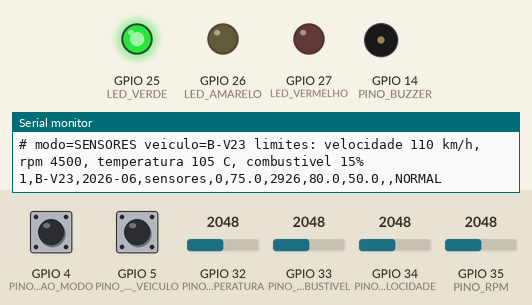
Bench run of a sketch on a simulated ESP32. Parts: output pins drawn as LEDs (lit = HIGH), buzzer (waves = sounding), the last lines printed to the serial monitor. Inputs (shaded band) come from the test bench; at power-on: GPIO 32 (PINO_TEMPERATURA) = 2048, GPIO 4 (PINO_BOTAO_MODO) HIGH, GPIO 33 (PINO_COMBUSTIVEL) = 2048, GPIO 5 (PINO_BOTAO_VEICULO) HIGH, GPIO 34 (PINO_VELOCIDADE) = 2048, GPIO 35 (PINO_RPM) = 2048.

Above: at 1.2 s.
1.3 s: GPIO 32 (PINO_TEMPERATURA) set to 3261
3.2 s: GPIO 32 (PINO_TEMPERATURA) set to 3389
At 4.8 s:
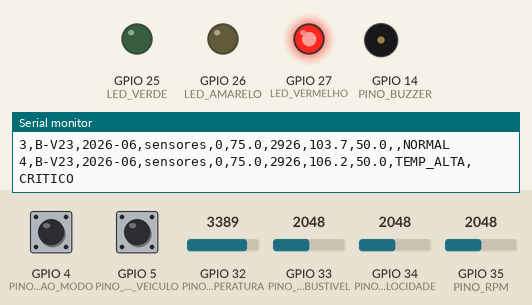
7.4 s: GPIO 4 (PINO_BOTAO_MODO) pulled LOW for 0.15 s
At 9.8 s:
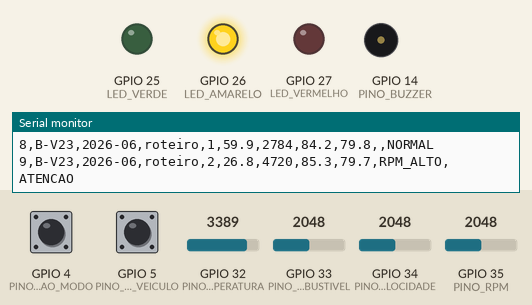
11.5 s: GPIO 4 (PINO_BOTAO_MODO) pulled LOW for 1 s
At 12.7 s:
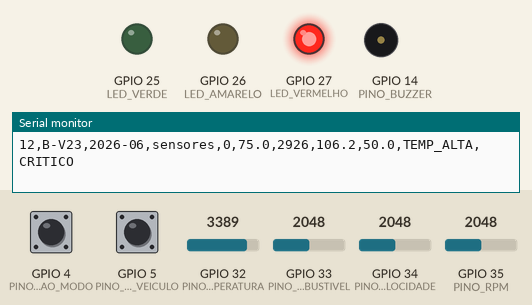
15.0 s: GPIO 33 (PINO_COMBUSTIVEL) set to 647
18.5 s: GPIO 33 (PINO_COMBUSTIVEL) set to 548
Timing chart, 0 to 23.0 s (numbered marks = the images above; inputs shaded):
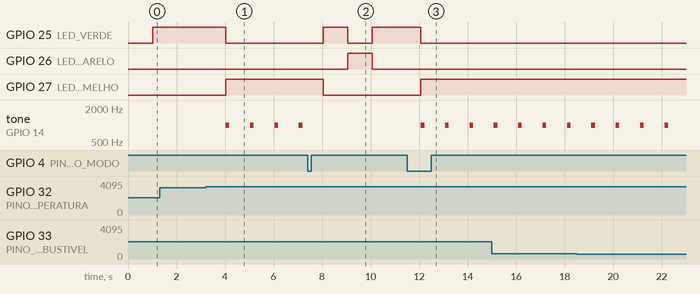

Measured:
- the behaviour switches between 3329 and 3330 on GPIO 32 (PINO_TEMPERATURA) (found by bisection; images 0 and 1)
- after the input at 3.2 s, GPIO 25 (LED_VERDE): HIGH → LOW after 0.83 s; GPIO 27 (LED_VERMELHO): LOW → HIGH after 0.83 s; tone on GPIO 14 (PINO_BUZZER): alternates 1000 Hz for 0.15 s and silent for 0.85 s, starting after 0.83 s
- after the input at 7.4 s, GPIO 25 (LED_VERDE): LOW → HIGH after 0.65 s, → LOW 1.0 s later, → HIGH 1.0 s later; GPIO 26 (LED_AMARELO): LOW → HIGH after 1.7 s, → LOW 1.0 s later; GPIO 27 (LED_VERMELHO): HIGH → LOW after 0.65 s; tone on GPIO 14 (PINO_BUZZER): stops changing and stays silent
- after the input at 11.5 s, GPIO 25 (LED_VERDE): HIGH → LOW after 0.57 s; GPIO 27 (LED_VERMELHO): LOW → HIGH after 0.57 s; tone on GPIO 14 (PINO_BUZZER): alternates 1000 Hz for 0.15 s and silent for 0.85 s, starting after 0.57 s

The sketch:

telemetria_frota.ino
```cpp
// Frota Pulse — telemetria simulada de veículos com ESP32 (Sprint 2)
//
// Lê velocidade, rotação do motor (RPM), temperatura do líquido de arrefecimento e nível de combustível, identifica
// anomalias por limites operacionais da categoria do veículo, sinaliza com LEDs e buzzer e escreve cada leitura no
// Monitor Serial em formato CSV.
//
// As quatro grandezas são ENTRADAS VIRTUAIS: no Wokwi, três potenciômetros e um potenciômetro deslizante fazem o papel
// dos sinais que, num veículo real, viriam do barramento do motor (OBD-II/CAN) e do sensor de nível. Não há sensor
// físico de velocidade, rotação ou temperatura no circuito.
//
// Três modos:
//   SENSORES  (Wokwi, padrão)  as leituras vêm dos potenciômetros, para testar os limites à mão;
//   ROTEIRO   (Wokwi, botão)   o firmware gera as leituras a partir do perfil do veículo selecionado;
//   LOTE      (compilação nativa com -DMODO_LOTE) gera 60 leituras para cada veículo-mês de perfis_lote.h, usado
//             para produzir o CSV de telemetria consumido pelo pipeline em Python.

#ifdef NATIVO
#include "Arduino.h"
#else
#include <Arduino.h>
#endif
#include "limites.h"
#if defined(MODO_LOTE) && !defined(PERFIS_DEMO)
#include "perfis_lote.h"   // gerado por src/simulacao/gerar_perfis_telemetria.py
#else
#include "perfis_demo.h"   // 3 veículos de demonstração (Wokwi)
#endif

// ---------------------------------------------------------------- pinos (ESP32 DevKit C; entradas no ADC1)
const int PINO_VELOCIDADE = 34;
const int PINO_RPM = 35;
const int PINO_TEMPERATURA = 32;
const int PINO_COMBUSTIVEL = 33;
const int PINO_BOTAO_MODO = 4;
const int PINO_BOTAO_VEICULO = 5;
const int LED_VERDE = 25;
const int LED_AMARELO = 26;
const int LED_VERMELHO = 27;
const int PINO_BUZZER = 14;

const unsigned long INTERVALO_MS = 1000;  // Wokwi: uma leitura por segundo
const int LEITURAS_POR_AMOSTRA = 60;      // lote: 60 leituras por veículo-mês (1 por minuto simulado = 1 hora)

// ---------------------------------------------------------------- gerador pseudoaleatório próprio (xorshift32)
// Usado em vez de random() para que o ESP32 e a compilação nativa produzam exatamente a mesma sequência.
static uint32_t estado_rng = 1;
void semear(uint32_t s) { estado_rng = s ? s : 1; }
float aleatorio() {
  estado_rng ^= estado_rng << 13;
  estado_rng ^= estado_rng >> 17;
  estado_rng ^= estado_rng << 5;
  return (estado_rng & 0xFFFFFF) / 16777216.0f;
}
float normal(float media, float dp) {  // aproximação pela soma de 6 uniformes
  float s = 0;
  for (int i = 0; i < 6; i++) s += aleatorio();
  return media + dp * (s - 3.0f) * 1.41421f;
}
float limitar(float x, float lo, float hi) { return x < lo ? lo : (x > hi ? hi : x); }
float arredondar(float x, float passo) { return (float)(long)(x / passo + (x >= 0 ? 0.5f : -0.5f)) * passo; }

// ---------------------------------------------------------------- leitura, simulação e avaliação
// Leitura e Simulacao ficam em perfil.h: o Arduino IDE (e o Wokwi) gera protótipos das funções antes da
// primeira função do .ino, e os tipos usados nesses protótipos precisam estar declarados num cabeçalho.

float limite_velocidade(const Perfil& p) {
  const Limites& L = LIMITES[p.classe];
  return p.operacao == URBANA ? L.vel_max_urbana : L.vel_max_rodovia;
}

void iniciar(Simulacao& s, const Perfil& p) {
  semear(p.semente);
  s.p = &p;
  s.n = 0;
  s.temp = normal(82, 2);
  s.comb = p.comb_inicial;
  s.inicio_aquec = aleatorio() < p.p_aquecimento ? 10 + (int)(aleatorio() * 40) : -1000;
}

// A leitura é arredondada para a resolução impressa no Monitor Serial ANTES da avaliação, para que o CSV e os
// alertas sejam sempre coerentes (ex.: 14,96% seria impresso como 15.0 e geraria um alerta de combustível baixo).
Leitura com_resolucao(Leitura r) {
  r.velocidade = arredondar(r.velocidade, 0.1f);
  r.rpm = arredondar(r.rpm, 1.0f);
  r.temperatura = arredondar(r.temperatura, 0.1f);
  r.combustivel = arredondar(r.combustivel, 0.1f);
  return r;
}

Leitura gerar(Simulacao& s) {
  const Perfil& p = *s.p;
  const Limites& L = LIMITES[p.classe];
  Leitura r;
  float vlim = limite_velocidade(p);

  // Velocidade: parado com motor ligado (marcha lenta) ou em movimento conforme o perfil de operação
  if (aleatorio() < p.p_marcha_lenta) {
    r.velocidade = 0;
  } else {
    float alvo;
    if (p.operacao == URBANA) alvo = normal(32, 12);
    else if (p.operacao == MISTA) alvo = aleatorio() < 0.5f ? normal(35, 12) : normal(72, 8);
    else alvo = normal(76, 6);
    if (aleatorio() < p.p_excesso) alvo = vlim + 5 + aleatorio() * 20;
    r.velocidade = limitar(alvo, 3, vlim + 40);
  }

  // Rotação: proporcional à velocidade numa marcha típica; condução agressiva leva acima da faixa verde
  float rpm_lenta = p.classe == LEVE ? 850 : 650;
  float coef = p.classe == LEVE ? 32 : (p.classe == MEDIO ? 17 : 14);
  if (r.velocidade == 0) r.rpm = normal(rpm_lenta, 30);
  else r.rpm = rpm_lenta + coef * r.velocidade + normal(0, 60);
  if (r.velocidade > 0 && aleatorio() < p.p_rpm_alto) r.rpm = L.rpm_max_verde * (1.15f + 0.45f * aleatorio());

  // Temperatura: aquece com a carga; um episódio de superaquecimento sobe cerca de 2,2 °C por leitura
  float alvo_temp = 86 + 5 * (r.velocidade / vlim) + normal(0, 1.0);
  int k = s.n - s.inicio_aquec;
  if (k >= 0 && k < 10) alvo_temp = 92 + k * 2.2f;
  s.temp += (alvo_temp - s.temp) * 0.5f;
  r.temperatura = s.temp;

  // Combustível: consumo de 1 minuto no rendimento do grupo, piorado pela condução agressiva
  float kml = p.kml_ref * (1 - 0.4f * p.p_rpm_alto);
  float litros = r.velocidade > 0 ? (r.velocidade / 60.0f) / kml : 0.012f * p.tanque_l / 100.0f;
  s.comb = limitar(s.comb - litros / p.tanque_l * 100.0f, 0, 100);
  r.combustivel = s.comb;

  // Falha rara do sinal de rotação (leitura zerada com o veículo em movimento)
  if (r.velocidade > 20 && aleatorio() < 0.003f) r.rpm = 0;

  s.n++;
  return com_resolucao(r);
}

uint8_t avaliar(const Leitura& r, const Perfil& p) {
  const Limites& L = LIMITES[p.classe];
  uint8_t a = 0;
  if (r.temperatura > L.temp_limite) a |= A_TEMP_ALTA;
  if (r.rpm > L.rpm_limite) a |= A_RPM_ALTO;
  if (r.velocidade > limite_velocidade(p)) a |= A_VEL_EXCESSO;
  if (r.combustivel < L.comb_min) a |= A_COMB_BAIXO;
  if (r.velocidade > 20 && r.rpm < 300) a |= A_SENSOR_INCOERENTE;
  return a;
}

int contar_bits(uint8_t a) {
  int n = 0;
  for (; a; a >>= 1) n += a & 1;
  return n;
}

// 0 = NORMAL, 1 = ATENCAO, 2 = CRITICO
int status_de(uint8_t a) {
  if (a == 0) return 0;
  if ((a & (A_TEMP_ALTA | A_SENSOR_INCOERENTE)) || contar_bits(a) >= 2) return 2;
  return 1;
}

const char* NOME_STATUS[3] = {"NORMAL", "ATENCAO", "CRITICO"};

void sinalizar(int status) {
  digitalWrite(LED_VERDE, status == 0 ? HIGH : LOW);
  digitalWrite(LED_AMARELO, status == 1 ? HIGH : LOW);
  digitalWrite(LED_VERMELHO, status == 2 ? HIGH : LOW);
  if (status == 2) tone(PINO_BUZZER, 1000, 150);
}

void imprimir_alertas(uint8_t a) {
  const char* nomes[5] = {"TEMP_ALTA", "RPM_ALTO", "VEL_EXCESSO", "COMB_BAIXO", "SENSOR_INCOERENTE"};
  bool primeiro = true;
  for (int i = 0; i < 5; i++) {
    if (a & (1 << i)) {
      if (!primeiro) Serial.print("|");
      Serial.print(nomes[i]);
      primeiro = false;
    }
  }
}

void imprimir(unsigned long t_s, const Perfil& p, const char* modo, int n, const Leitura& r, uint8_t a) {
  Serial.printf("%lu,%s,%s,%s,%d,%.1f,%.0f,%.1f,%.1f,", t_s, p.veiculo, p.competencia, modo, n, r.velocidade, r.rpm,
                r.temperatura, r.combustivel);
  imprimir_alertas(a);
  Serial.printf(",%s\n", NOME_STATUS[status_de(a)]);
}

void cabecalho() {
  Serial.println("timestamp_s,veiculo_id,competencia,modo,leitura,velocidade_kmh,rpm,temperatura_c,"
                 "nivel_combustivel_pct,alertas,status");
}

// ---------------------------------------------------------------- modos interativos (Wokwi)
int modo_atual = 0;     // 0 = SENSORES, 1 = ROTEIRO
int veiculo_atual = 0;  // índice em PERFIS
Simulacao sim;
unsigned long ultima_leitura = 0;
int botao_modo_antes = HIGH, botao_veiculo_antes = HIGH;
bool concluido = false;

float escala(int pino, float minimo, float maximo) { return minimo + analogRead(pino) / 4095.0f * (maximo - minimo); }

Leitura ler_sensores(const Perfil& p) {
  const Limites& L = LIMITES[p.classe];
  Leitura r;
  r.velocidade = escala(PINO_VELOCIDADE, 0, L.vel_max_rodovia + 40);
  r.rpm = escala(PINO_RPM, 0, L.rpm_limite * 1.3f);
  r.temperatura = escala(PINO_TEMPERATURA, 40, 120);
  r.combustivel = escala(PINO_COMBUSTIVEL, 0, 100);
  return com_resolucao(r);
}

void anunciar() {
  const Perfil& p = PERFIS[veiculo_atual];
  const Limites& L = LIMITES[p.classe];
  Serial.printf("# modo=%s veiculo=%s limites: velocidade %.0f km/h, rpm %.0f, temperatura %.0f C, combustivel %.0f%%\n",
                modo_atual == 0 ? "SENSORES" : "ROTEIRO", p.veiculo, limite_velocidade(p), L.rpm_limite,
                L.temp_limite, L.comb_min);
}

void setup() {
  Serial.begin(115200);
#ifdef MODO_LOTE
  cabecalho();
  for (int i = 0; i < TOTAL_PERFIS; i++) {
    iniciar(sim, PERFIS[i]);
    for (int k = 0; k < LEITURAS_POR_AMOSTRA; k++) {
      Leitura r = gerar(sim);
      imprimir((unsigned long)k * 60, PERFIS[i], "lote", k + 1, r, avaliar(r, PERFIS[i]));
    }
  }
  concluido = true;
#else
  pinMode(PINO_BOTAO_MODO, INPUT_PULLUP);
  pinMode(PINO_BOTAO_VEICULO, INPUT_PULLUP);
  pinMode(LED_VERDE, OUTPUT);
  pinMode(LED_AMARELO, OUTPUT);
  pinMode(LED_VERMELHO, OUTPUT);
  pinMode(PINO_BUZZER, OUTPUT);
  iniciar(sim, PERFIS[veiculo_atual]);
  cabecalho();
  anunciar();
#endif
}

void loop() {
#ifndef MODO_LOTE
  int bm = digitalRead(PINO_BOTAO_MODO), bv = digitalRead(PINO_BOTAO_VEICULO);
  if (bm == LOW && botao_modo_antes == HIGH) {
    modo_atual = 1 - modo_atual;
    iniciar(sim, PERFIS[veiculo_atual]);
    anunciar();
  }
  if (bv == LOW && botao_veiculo_antes == HIGH) {
    veiculo_atual = (veiculo_atual + 1) % TOTAL_PERFIS;
    iniciar(sim, PERFIS[veiculo_atual]);
    anunciar();
  }
  botao_modo_antes = bm;
  botao_veiculo_antes = bv;

  unsigned long agora = millis();
  if (agora - ultima_leitura >= INTERVALO_MS) {
    ultima_leitura = agora;
    const Perfil& p = PERFIS[veiculo_atual];
    Leitura r = modo_atual == 0 ? ler_sensores(p) : gerar(sim);
    uint8_t a = avaliar(r, p);
    sinalizar(status_de(a));
    imprimir(agora / 1000, p, modo_atual == 0 ? "sensores" : "roteiro", sim.n, r, a);
  }
  delay(20);
#endif
}
```

limites.h
```cpp
// Limites operacionais usados na detecção de anomalias (espelham LIMITES_TELEMETRIA em src/frota_pulse/config.py).
// Justificativas em docs/telemetria-esp32.md.
#pragma once

struct Limites {
  float vel_max_urbana;   // km/h em operação urbana
  float vel_max_rodovia;  // km/h em rodovia
  float rpm_max_verde;    // fim da faixa de rotação econômica
  float rpm_limite;       // rotação acima da qual a leitura é anomalia
  float temp_limite;      // °C do líquido de arrefecimento
  float comb_min;         // % de combustível abaixo do qual o veículo entra na reserva operacional
};

//                       urbana rodovia verde  limite temp  comb
const Limites LIMITES[3] = {{60, 110, 3000, 4500, 105, 15},   // LEVE
                            {60,  90, 2000, 2600, 105, 15},   // MEDIO
                            {60,  90, 1800, 2300, 105, 15}};  // PESADO

// Códigos de alerta (bits)
const uint8_t A_TEMP_ALTA = 1, A_RPM_ALTO = 2, A_VEL_EXCESSO = 4, A_COMB_BAIXO = 8, A_SENSOR_INCOERENTE = 16;
```

perfil.h
```cpp
// Estrutura de um perfil de simulação: um veículo em um mês de operação.
#pragma once
#include <stdint.h>

// Classe de porte e perfil de operação (iguais aos de src/frota_pulse/config.py)
enum Classe { LEVE = 0, MEDIO = 1, PESADO = 2 };
enum Operacao { URBANA = 0, MISTA = 1, RODOVIARIA = 2 };

struct Perfil {
  const char* veiculo;      // identificador comum com o cadastro (ex.: "C-V07")
  const char* competencia;  // mês de referência AAAA-MM
  uint8_t classe;           // Classe
  uint8_t operacao;         // Operacao
  float tanque_l;           // capacidade do tanque, em litros
  float kml_ref;            // rendimento de referência do grupo no mês (km/L)
  float p_rpm_alto;         // chance, por leitura, de rotação acima da faixa verde (condução agressiva)
  float p_marcha_lenta;     // fração de leituras com motor ligado e veículo parado
  float p_excesso;          // chance, por leitura em movimento, de velocidade acima do limite
  float p_aquecimento;      // chance de ocorrer um episódio de superaquecimento na amostra
  float comb_inicial;       // nível de combustível no início da amostra (%)
  uint32_t semente;         // semente do gerador pseudoaleatório (reprodutível)
};

// Uma leitura de telemetria e o estado da simulação de um veículo.
struct Leitura {
  float velocidade;   // km/h
  float rpm;          // rotações por minuto
  float temperatura;  // °C
  float combustivel;  // % do tanque
};

struct Simulacao {
  const Perfil* p;
  int n;            // leituras já geradas
  float temp;       // temperatura atual (tem inércia)
  float comb;       // nível atual
  int inicio_aquec; // leitura em que começa o superaquecimento (-1000 = não ocorre)
};
```

perfis_demo.h
```cpp
// Perfis de demonstração para o Wokwi: um veículo por porte. B-V23 dirige dentro da faixa; B-V12 (caminhão antigo
// com reparos de motor) tende a superaquecer; C-V07 (queda de rendimento desde jan/2026) roda com rotação alta,
// excesso de velocidade e pouco combustível.
// Os mesmos identificadores existem no cadastro da frota (data/raw/cadastro/cadastro_frota.csv).
#pragma once
#include "perfil.h"

const int TOTAL_PERFIS = 3;
const Perfil PERFIS[TOTAL_PERFIS] = {
  // veículo  mês        classe  operação    tanque  km/L ref rpm alto lenta excesso aquec. comb.  semente
  {"B-V23", "2026-06", LEVE,   MISTA,      55.0f,  9.50f,  0.05f,  0.08f, 0.02f,  0.05f,  80.0f, 101u},
  {"B-V12", "2026-06", MEDIO,  MISTA,      275.0f, 4.75f,  0.12f,  0.10f, 0.03f,  0.90f,  60.0f, 202u},
  {"C-V07", "2026-06", PESADO, RODOVIARIA, 600.0f, 2.36f,  0.39f,  0.25f, 0.15f,  0.10f,  18.0f, 303u},
};
```
